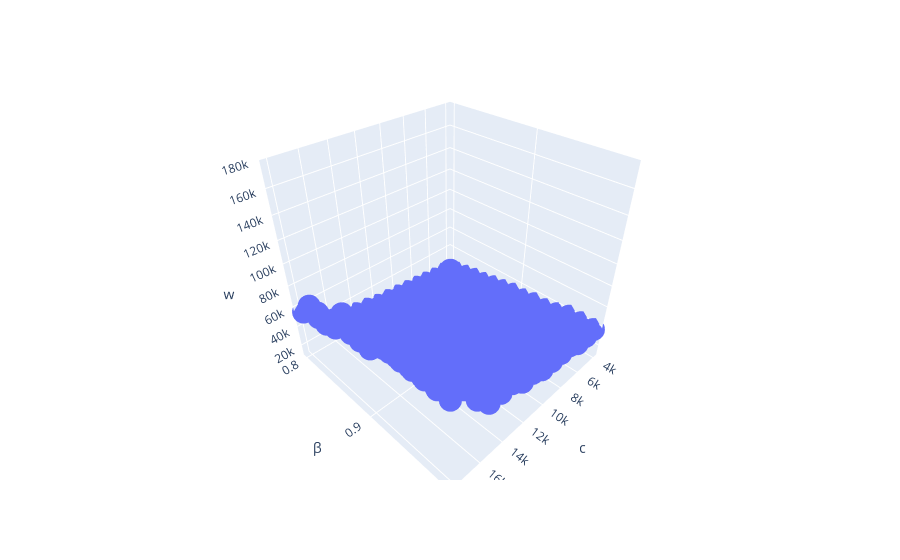

Notebook cell for this chart:
### Code cell
fig = px.scatter_3d(plot_3d, x='c', y="β", z="w")
fig.show()

### Figure 1 — Plotly figure (JSON) as saved in the notebook; plotly's stock layout.template omitted (floating-point values rounded to 4 significant figures; data arrays with more than 128 entries replaced by an {"elided": "..."} marker saying what was removed)
{"data": [{"hovertemplate": "c=%{x}<br>β=%{y}<br>w=%{z}<extra></extra>", "legendgroup": "", "marker": {"color": "#636efa", "symbol": "circle"}, "mode": "markers", "name": "", "scene": "scene", "showlegend": false, "type": "scatter3d", "x": {"elided": "225 int values"}, "y": {"elided": "225 float values"}, "z": {"elided": "225 int values"}}], "layout": {"legend": {"tracegroupgap": 0}, "margin": {"t": 60}, "scene": {"domain": {"x": [0, 1], "y": [0, 1]}, "xaxis": {"title": {"text": "c"}}, "yaxis": {"title": {"text": "β"}}, "zaxis": {"title": {"text": "w"}}}}}
